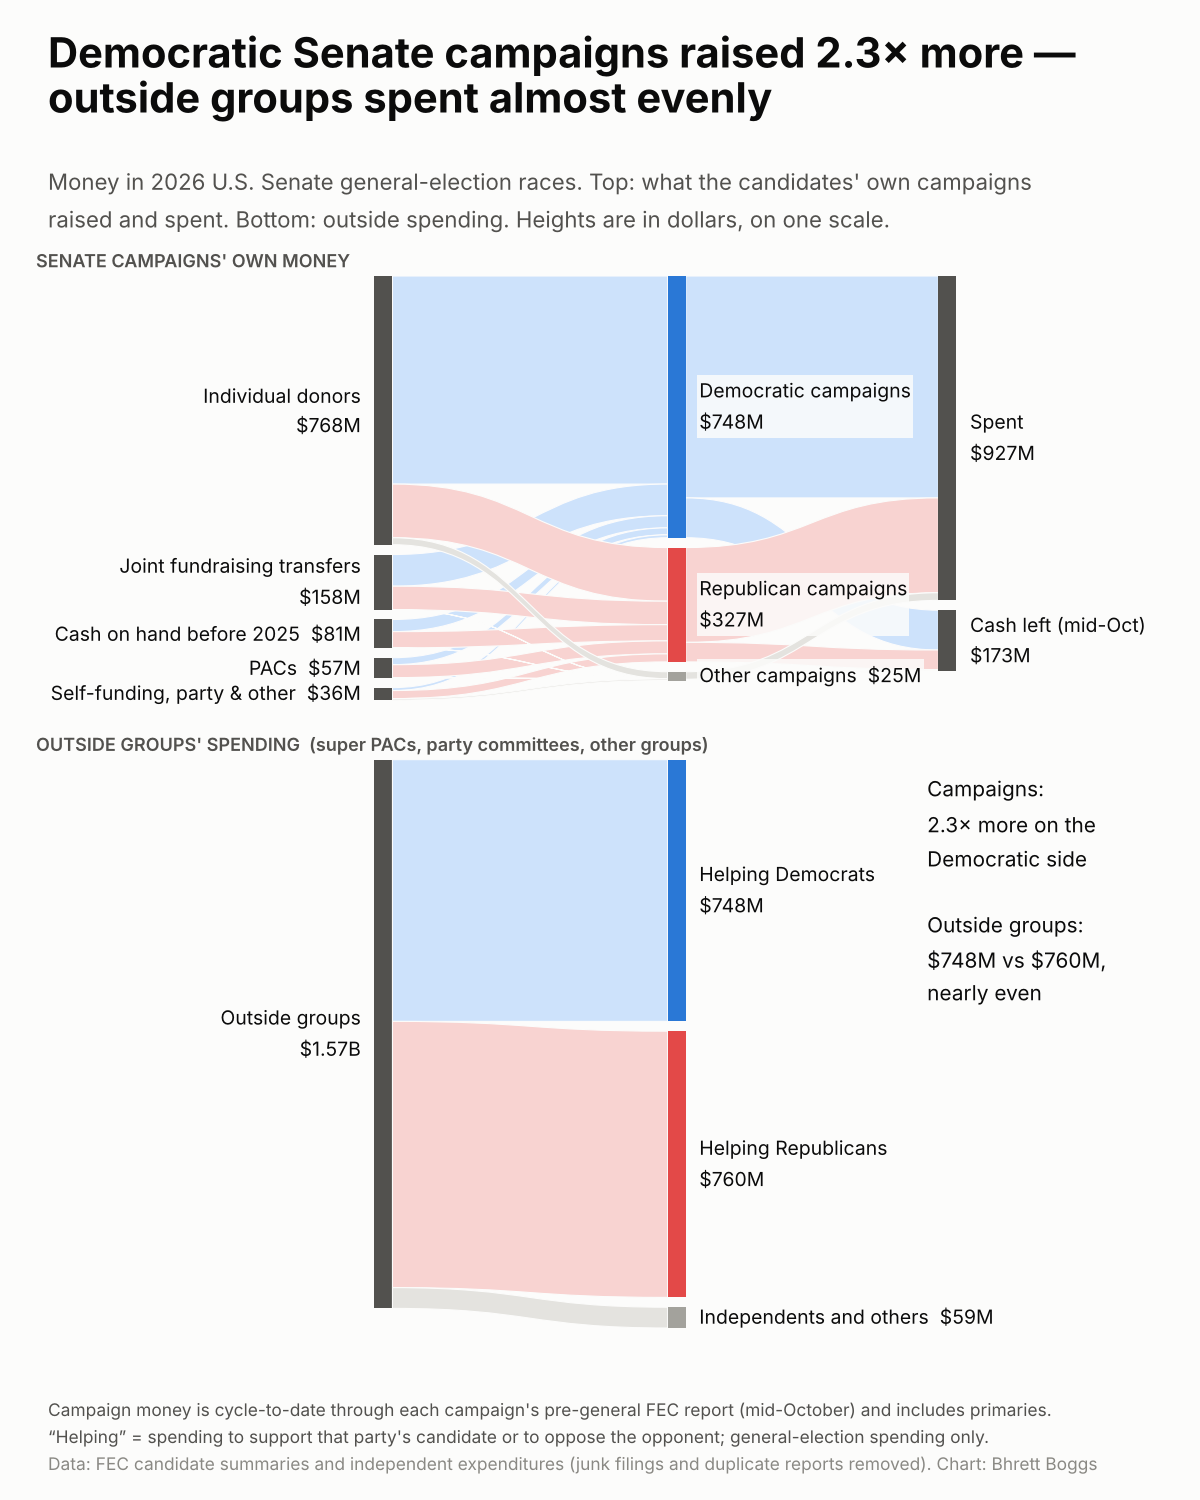

The Python source for this figure:
"""Where 2026 Senate campaign money came from and went, plus the outside money around it.

Reads  data/clean/senate_money_flow.csv
Writes viz/senate_money_flow/money_flow.png

One alluvial (Sankey) diagram drawn in real dollars, so every height is comparable:
  top    sources -> campaigns by party -> spent / cash left
  bottom outside groups -> who their spending helped (it never passes through a campaign)
"""
import sys
from pathlib import Path

import matplotlib.pyplot as plt
import pandas as pd
from matplotlib.patches import PathPatch, Rectangle
from matplotlib.path import Path as MPath

sys.path.insert(0, str(Path(__file__).resolve().parents[1]))
from style import (CLEAN, DEM, DEM_LIGHT, FIGSIZE, INK, INK_2, OTHER, REP, REP_LIGHT, SURFACE, footer,  # noqa: E402
                   money, setup, titles)

HERE = Path(__file__).resolve().parent
MERGE = {"Party committees": "Self-funding, party & other", "Other": "Self-funding, party & other",
         "Self-funding": "Self-funding, party & other"}
SOURCES = ["Individual donors", "Joint fundraising transfers", "Cash on hand before 2025", "PACs",
           "Self-funding, party & other"]
CAMPAIGNS = ["Democratic campaigns", "Republican campaigns", "Other campaigns"]
USES = ["Spent", "Cash left (mid-Oct)"]
HELPS = ["Helping Democrats", "Helping Republicans", "Independents and others"]
NODE = {"Democratic campaigns": DEM, "Republican campaigns": REP, "Other campaigns": OTHER,
        "Helping Democrats": DEM, "Helping Republicans": REP, "Independents and others": OTHER}
BAND = {"Democratic campaigns": DEM_LIGHT, "Republican campaigns": REP_LIGHT, "Other campaigns": "#e4e3df",
        "Helping Democrats": DEM_LIGHT, "Helping Republicans": REP_LIGHT, "Independents and others": "#e4e3df"}

X = [0.30, 0.56, 0.80]   # column positions (axes fraction)
W = 0.016                # node width
GAP = 28                 # $M between stacked nodes


def band(ax, x0, top0, x1, top1, h, color):
    """A smooth band of height h ($M) from (x0, top0) to (x1, top1); y grows downward."""
    xm = (x0 + x1) / 2
    v = [(x0, top0), (xm, top0), (xm, top1), (x1, top1), (x1, top1 + h), (xm, top1 + h), (xm, top0 + h),
         (x0, top0 + h), (x0, top0)]
    c = [MPath.MOVETO, MPath.CURVE4, MPath.CURVE4, MPath.CURVE4, MPath.LINETO, MPath.CURVE4, MPath.CURVE4,
         MPath.CURVE4, MPath.CLOSEPOLY]
    ax.add_patch(PathPatch(MPath(v, c), fc=color, ec=SURFACE, lw=0.8))


def stack(names, totals, top):
    """Top y of each node in a column, stacked downward with gaps."""
    out, y = {}, top
    for n in names:
        out[n] = y
        y += totals[n] + GAP
    return out


def label(ax, x, top, h, text, value, side, box=False):
    tx, ha = (x - 0.012, "right") if side == "left" else (x + W + 0.012, "left")
    ax.text(tx, top + h / 2, f"{text}  {money(value * 1e6)}" if h < 100 else f"{text}\n{money(value * 1e6)}",
            ha=ha, va="center", fontsize=14, color=INK, linespacing=1.25,
            bbox=dict(fc=SURFACE, ec="none", alpha=0.85, pad=1.5) if box else None)


def main() -> None:
    setup()
    f = pd.read_csv(CLEAN / "senate_money_flow.csv")
    f["value"] = f.value / 1e6
    f["source"] = f.source.replace(MERGE)
    f = f.groupby(["source", "target"], as_index=False).value.sum()
    flows = {(r.source, r.target): r.value for r in f.itertuples()}

    src_tot = f[f.target.isin(CAMPAIGNS)].groupby("source").value.sum()
    camp_tot = f[f.target.isin(CAMPAIGNS)].groupby("target").value.sum()
    use_tot = f[f.source.isin(CAMPAIGNS)].groupby("target").value.sum()
    help_tot = f[f.source == "Outside groups"].set_index("target").value

    fig = plt.figure(figsize=FIGSIZE, dpi=100)
    ax = fig.add_axes([0.03, 0.11, 0.94, 0.72])
    ax.axis("off")
    ax.set_xlim(0, 1)

    # --- campaigns' own money -----------------------------------------------------
    top_a = 60
    s_top, c_top, u_top = stack(SOURCES, src_tot, top_a), stack(CAMPAIGNS, camp_tot, top_a), stack(USES, use_tot, top_a)
    s_off, c_in = dict(s_top), dict(c_top)
    for c in CAMPAIGNS:
        for s in SOURCES:
            v = flows.get((s, c), 0)
            if v > 0:
                band(ax, X[0] + W, s_off[s], X[1], c_in[c], v, BAND[c])
                s_off[s] += v
                c_in[c] += v
    c_out, u_in = dict(c_top), dict(u_top)
    for c in CAMPAIGNS:
        for u in USES:
            v = flows.get((c, u), 0)
            if v > 0:
                band(ax, X[1] + W, c_out[c], X[2], u_in[u], v, BAND[c])
                c_out[c] += v
                u_in[u] += v
    for s in SOURCES:
        ax.add_patch(Rectangle((X[0], s_top[s]), W, src_tot[s], fc=INK_2, ec="none"))
        label(ax, X[0], s_top[s], src_tot[s], s, src_tot[s], "left")
    for c in CAMPAIGNS:
        ax.add_patch(Rectangle((X[1], c_top[c]), W, camp_tot[c], fc=NODE[c], ec="none"))
        label(ax, X[1], c_top[c], camp_tot[c], c, camp_tot[c], "right", box=True)
    for u in USES:
        ax.add_patch(Rectangle((X[2], u_top[u]), W, use_tot[u], fc=INK_2, ec="none"))
        label(ax, X[2], u_top[u], use_tot[u], u, use_tot[u], "right")
    ax.text(0.0, top_a - 25, "SENATE CAMPAIGNS' OWN MONEY", fontsize=13, color=INK_2, weight="semibold")
    bottom_a = top_a + src_tot.sum() + GAP * (len(SOURCES) - 1)

    # --- outside groups, same dollar scale ----------------------------------------
    top_b = bottom_a + 170
    ax.text(0.0, top_b - 25, "OUTSIDE GROUPS' SPENDING  (super PACs, party committees, other groups)",
            fontsize=13, color=INK_2, weight="semibold")
    o_tot = help_tot.sum()
    ax.add_patch(Rectangle((X[0], top_b), W, o_tot, fc=INK_2, ec="none"))
    label(ax, X[0], top_b, o_tot, "Outside groups", o_tot, "left")
    h_top = stack(HELPS, help_tot, top_b)
    off = top_b
    for h in HELPS:
        band(ax, X[0] + W, off, X[1], h_top[h], help_tot[h], BAND[h])
        off += help_tot[h]
        ax.add_patch(Rectangle((X[1], h_top[h]), W, help_tot[h], fc=NODE[h], ec="none"))
        label(ax, X[1], h_top[h], help_tot[h], h, help_tot[h], "right", box=True)
    bottom_b = top_b + o_tot + GAP * (len(HELPS) - 1)

    ratio = camp_tot["Democratic campaigns"] / camp_tot["Republican campaigns"]
    ax.text(X[2] - 0.01, top_b + 40,
            f"Campaigns:\n{ratio:.1f}× more on the\nDemocratic side\n\n"
            f"Outside groups:\n{money(help_tot['Helping Democrats'] * 1e6)} vs "
            f"{money(help_tot['Helping Republicans'] * 1e6)},\nnearly even",
            fontsize=15, color=INK, va="top", linespacing=1.35)

    ax.set_ylim(bottom_b + 20, 0)

    titles(fig, f"Democratic Senate campaigns raised {ratio:.1f}× more —",
           "outside groups spent almost evenly",
           "Money in 2026 U.S. Senate general-election races. Top: what the candidates' own campaigns\n"
           "raised and spent. Bottom: outside spending. Heights are in dollars, on one scale.")
    footer(fig, [
        "Campaign money is cycle-to-date through each campaign's pre-general FEC report (mid-October) and includes primaries.",
        "“Helping” = spending to support that party's candidate or to oppose the opponent; general-election spending only.",
    ], "FEC candidate summaries and independent expenditures (junk filings and duplicate reports removed)")

    out = HERE / "money_flow.png"
    fig.savefig(out, facecolor=SURFACE)
    print(f"wrote {out}")


if __name__ == "__main__":
    main()
